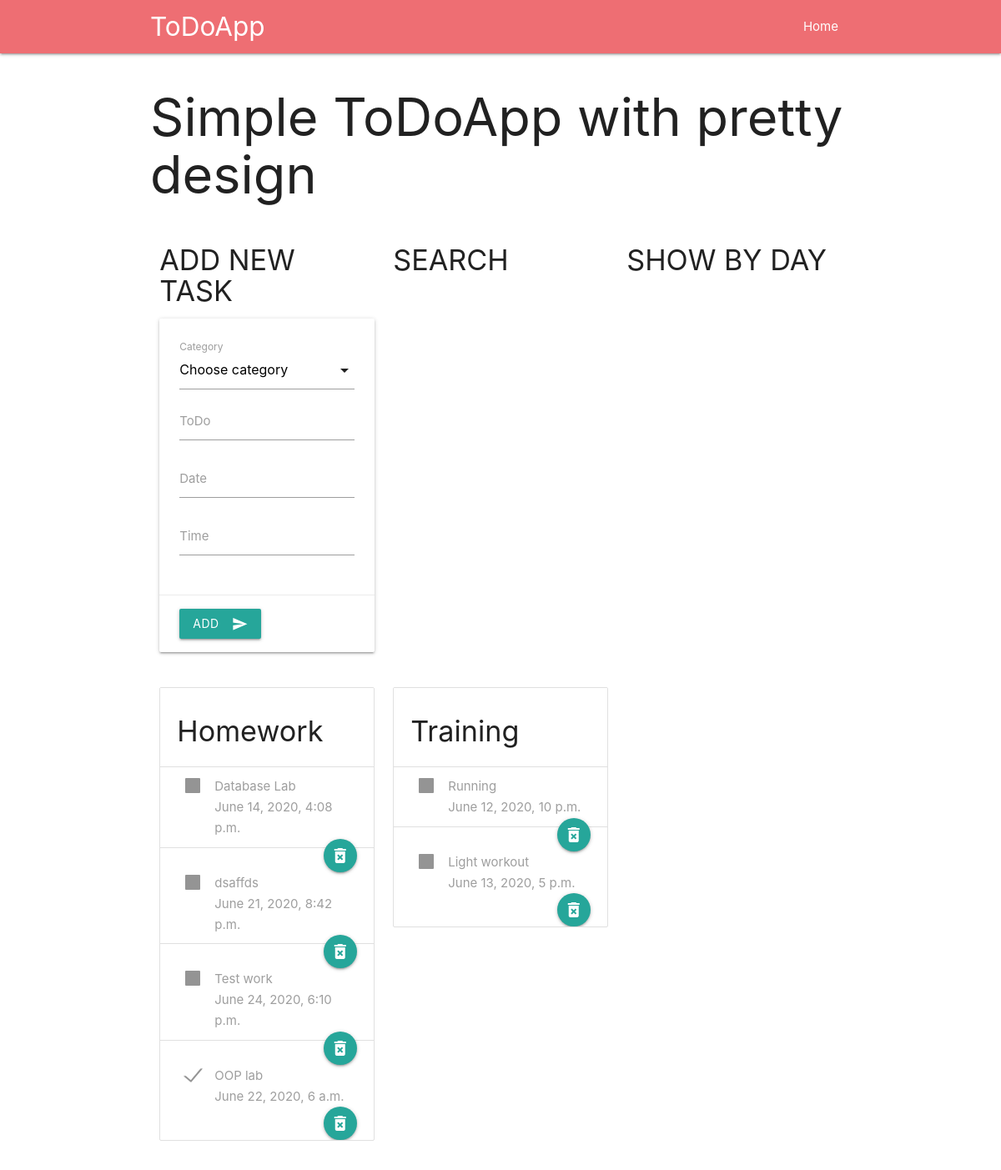
Before: / with the older database file.
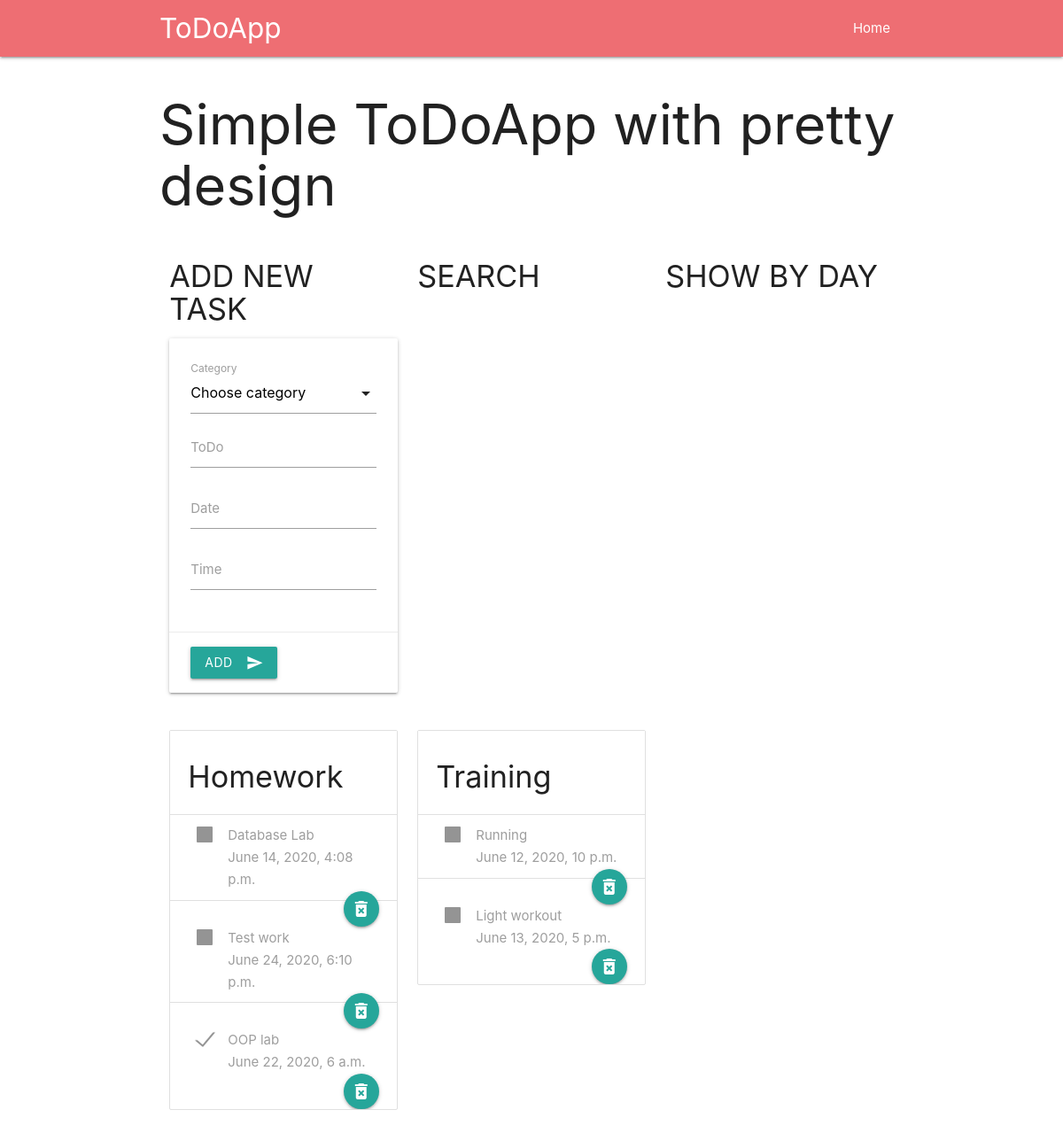
After: the same page with the newer database file.
### my_app/models.py (models this page shows)
class Categories(models.Model):
    title = models.CharField(max_length=50)
    def __str__(self):
        return self.title
    class Meta:
        verbose_name_plural = 'Categories'

class Tasks(models.Model):
    title = models.CharField(max_length=200)
    deadline = models.DateTimeField('Time')
    category = models.ForeignKey(Categories, on_delete=models.CASCADE)
    is_done = models.BooleanField('Completed')
    def __str__(self):
        return self.title
    class Meta:
        verbose_name_plural = 'Tasks'
        ordering = ['is_done', 'deadline']

### my_app/views.py (the view)
# urls.py: 2. Add a URL to urlpatterns:  path('', views.home, name='home')
def home(request):
    categories = Categories.objects.all()
    context = {
        'category_list': categories,
    }
    return render(request, 'my_app/index.html', context)

### templates/my_app/index.html (shortened to what this page needs)
<!DOCTYPE html>
{% load static %}
<html lang="en">
<head>
    <link rel="stylesheet" href="{% static "css/style.css" %}">
    <link rel="stylesheet" href="https://cdnjs.cloudflare.com/ajax/libs/materialize/1.0.0/css/materialize.min.css">
</head>
<body>
    <nav>
        <div class="container nav-wrapper">
            <a href="/" class="brand-logo">ToDoApp</a>
            <ul id="nav-mobile" class="right">
                <li><a href="/">Home</a></li>
            </ul>
        </div>
    </nav>
    <div class="container">
        <h1>Simple ToDoApp with pretty design</h1>
        <div class="row">
            <div class="col s4">
                <h4>ADD NEW TASK</h4>
                <div class="card">
                    <form action="add_todo/" method="POST">
                        <div class="card-content">
                            <div class="input-field">
                                <label>Category</label>
                            </div>
                            <div class="input-field">
                                <input id="to_do" type="text" class="validate" name="to_do">
                                <label for="to_do">ToDo</label>
                            </div>
                            <div class="input-field">
                                <input type="text" class="datepicker" id="date" name="date">
                                <label for="date">Date</label>
                            </div>
                            <div class="input-field">
                                <input type="text" class="timepicker" id="time" name="time">
                                <label for="time">Time</label>
                            </div>
                        </div>
                        <div class="card-action">
                            <button class="btn waves-effect waves-light" type="submit" name="add">Add
                                <i class="material-icons right">send</i>
                            </button>
                        </div>
                    </form>
                </div>
            </div>
            <div class="col s4">
                <h4>SEARCH</42>
            </div>
            <div class="col s4">
                <h4>SHOW BY DAY</h4>
            </div>
        </div>
        <div class="row">
            {% for category in category_list %}
                <div class="col s4">
                    <ul class="collection with-header">
                        <li class="collection-header"><h4>{{ category }}</h4></li>
                        {% for task in category.tasks_set.all %}
                                <li class="collection-item">
                                    <form action="delete_todo/{{task.id}}/" method="POST">
                                        <label>
                                            <span>{{ task }}<br>{{ task.deadline }}</span>
                                        </label>
                                        <button class="waves-effect waves-light btn-floating right" type="submit" name="delete">
                                            <i class="material-icons">delete_forever</i>
                                        </button>
                                    </form>
                                </li>
                        {% endfor %}
                    </ul>
                </div>
            {% endfor %}
        </div>
    </div>
</body>
</html>

Changed rows visible on the page:
removed Tasks: title "dsaffds", deadline "June 21, 2020, 8:42 p.m.", shown under Categories "Homework"
